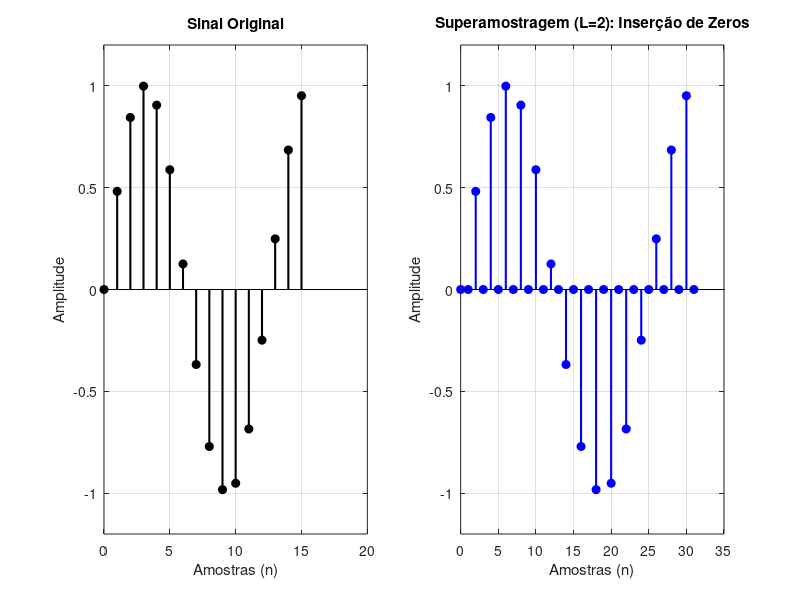
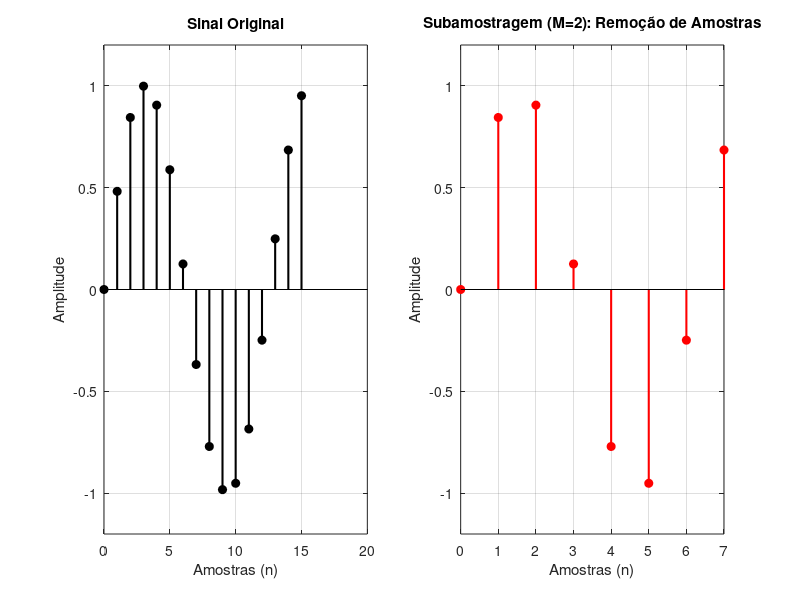
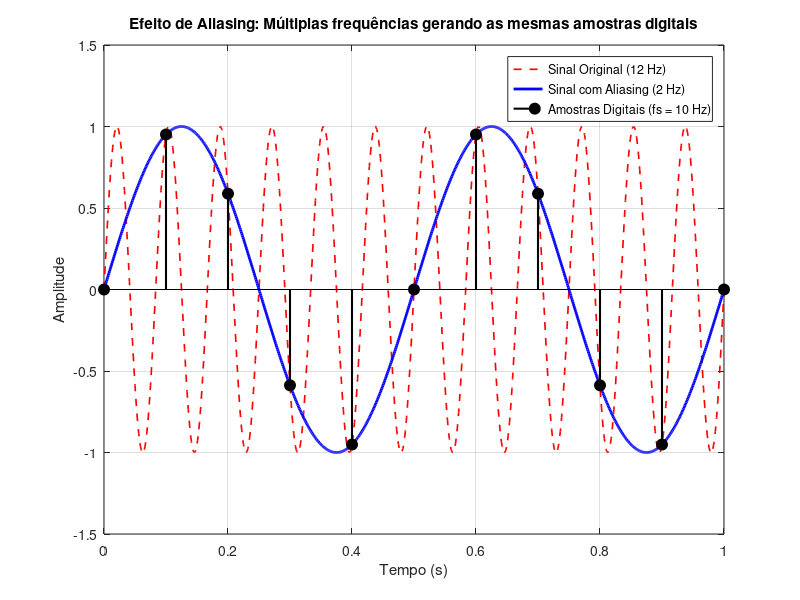

MATLAB code for these plots, in order:
% =========================================================================
% THEORETICAL PLOTS GENERATOR FOR REPORT
% Generates simple examples of Upsampling, Downsampling, and Aliasing.
% =========================================================================
pkg load signal;
clear; clc;

% Create output directory if it doesn't exist
if ~exist('results', 'dir')
    mkdir('results');
end

fprintf('Generating theoretical plots...\n');

% =========================================================================
% 1. UPSAMPLING (Zero Insertion) & DOWNSAMPLING (Sample Removal)
% =========================================================================
% Base signal: Simple sine wave (low frequency for easy stem visualization)
n_base = 0:15;
x_base = sin(2 * pi * 0.08 * n_base);

% --- Upsampling (L = 2) ---
L = 2;
x_up = zeros(1, length(x_base) * L);
x_up(1:L:end) = x_base;
n_up = 0:(length(x_up)-1);

% --- Downsampling (M = 2) ---
M = 2;
x_down = x_base(1:M:end);
n_down = 0:(length(x_down)-1);

% --- PLOT: Upsampling (Zero Insertion) ---
fig_up = figure('Visible', 'off', 'Position', [0, 0, 1000, 400]);
subplot(1,2,1);
stem(n_base, x_base, 'k', 'filled', 'LineWidth', 1.5, 'MarkerSize', 6);
grid on;
title('Sinal Original');
xlabel('Amostras (n)'); ylabel('Amplitude');
ylim([-1.2, 1.2]);

subplot(1,2,2);
stem(n_up, x_up, 'b', 'filled', 'LineWidth', 1.5, 'MarkerSize', 6);
grid on;
title('Superamostragem (L=2): Inserção de Zeros');
xlabel('Amostras (n)'); ylabel('Amplitude');
ylim([-1.2, 1.2]);

print(fig_up, 'results/Teoria_Upsampling.png', '-dpng', '-r400');

% --- PLOT: Downsampling (Sample Removal) ---
fig_down = figure('Visible', 'off', 'Position', [0, 0, 1000, 400]);
subplot(1,2,1);
stem(n_base, x_base, 'k', 'filled', 'LineWidth', 1.5, 'MarkerSize', 6);
grid on;
title('Sinal Original');
xlabel('Amostras (n)'); ylabel('Amplitude');
ylim([-1.2, 1.2]);

subplot(1,2,2);
stem(n_down, x_down, 'r', 'filled', 'LineWidth', 1.5, 'MarkerSize', 6);
grid on;
title('Subamostragem (M=2): Remoção de Amostras');
xlabel('Amostras (n)'); ylabel('Amplitude');
ylim([-1.2, 1.2]);

print(fig_down, 'results/Teoria_Downsampling.png', '-dpng', '-r400');


% =========================================================================
% 2. ALIASING (Continuous vs Discrete Representation)
% =========================================================================
% High resolution time for continuous curves
t_cont = 0:0.001:1;

f_alias = 12; % Original High Frequency Signal (12 Hz)
f_fund = 2;   % Aliased Low Frequency perceived (2 Hz)

% Sampling frequency (fs = 10 Hz) -> Nyquist is 5 Hz.
% Therefore, 12 Hz will fold back into 2 Hz (12 - 10 = 2).
fs = 10;
t_samp = 0:(1/fs):1;

% Continuous waves
y_alias_cont = sin(2 * pi * f_alias * t_cont);
y_fund_cont = sin(2 * pi * f_fund * t_cont);

% Discrete samples
y_samp = sin(2 * pi * f_fund * t_samp); % Both 2Hz and 12Hz produce these exact same samples

% --- PLOT: Aliasing ---
fig_alias = figure('Visible', 'off', 'Position', [0, 0, 1000, 500]);
plot(t_cont, y_alias_cont, 'r--', 'LineWidth', 1.2); hold on;
plot(t_cont, y_fund_cont, 'b', 'LineWidth', 2);
stem(t_samp, y_samp, 'k', 'filled', 'LineWidth', 1.5, 'MarkerSize', 8);
grid on;

title('Efeito de Aliasing: Múltiplas frequências gerando as mesmas amostras digitais');
xlabel('Tempo (s)'); ylabel('Amplitude');
legend('Sinal Original (12 Hz)', 'Sinal com Aliasing (2 Hz)', 'Amostras Digitais (fs = 10 Hz)', 'Location', 'northeast');
ylim([-1.5, 1.5]);

print(fig_alias, 'results/Teoria_Aliasing.png', '-dpng', '-r400');

fprintf('Plots generated successfully in the "results" folder.\n');
